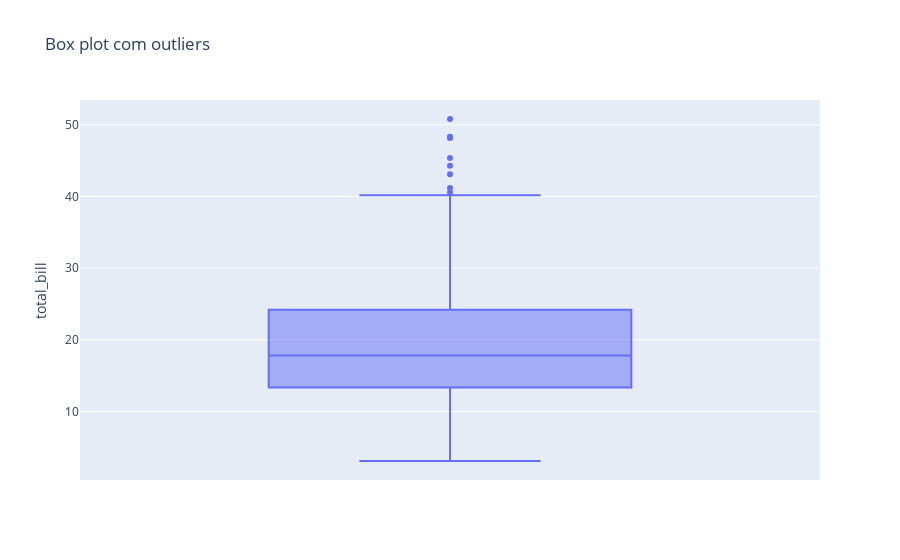
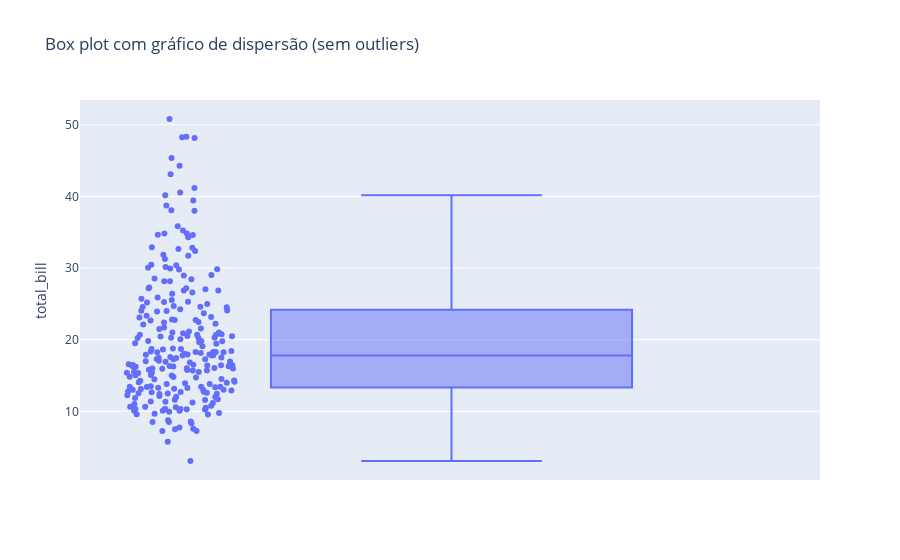

The code cell stored with these charts, in order, in its notebook:
### Markdown cell above
- Representação estatística de variáveis através de seus quartis

    - [IQR](https://en.wikipedia.org/wiki/Interquartile_range)

- Não representa quantidade de observações

- Outliers

- Algumas desvatangens são:

    - Sumarização implica em perda de informação

    - Plotar os pontos de dados pode gerar *overplotting*

    - Podemos lidar com alguns problemas usando o Violin plot

Boxplot no From data to Viz: https://www.data-to-viz.com/caveat/boxplot.html

Documentação do Plotly: https://plotly.com/python/box-plots/

Vamos gerar um boxplot com outliers e outro com gráfico de dispersão sem outliers para o dataset `tips`:

### Code cell
box_1 = px.box(tips,
    y="total_bill", title="Box plot com outliers")
box_1.show()

box_2 = px.box(tips,
    y="total_bill", points="all",
    title="Box plot com gráfico de dispersão (sem outliers)")
box_2.show()

### Figure 1 — Plotly figure (JSON) as saved in the notebook; plotly's stock layout.template omitted (floating-point values rounded to 4 significant figures; data arrays with more than 128 entries replaced by an {"elided": "..."} marker saying what was removed)
{"data": [{"alignmentgroup": "True", "hovertemplate": "total_bill=%{y}<extra></extra>", "legendgroup": "", "marker": {"color": "#636efa"}, "name": "", "notched": false, "offsetgroup": "", "orientation": "v", "showlegend": false, "type": "box", "x0": " ", "xaxis": "x", "y": {"elided": "244 float values"}, "y0": " ", "yaxis": "y"}], "layout": {"boxmode": "group", "legend": {"tracegroupgap": 0}, "title": {"text": "Box plot com outliers"}, "xaxis": {"anchor": "y", "domain": [0, 1]}, "yaxis": {"anchor": "x", "domain": [0, 1], "title": {"text": "total_bill"}}}}

### Figure 2 — Plotly figure (JSON) as saved in the notebook; plotly's stock layout.template omitted (floating-point values rounded to 4 significant figures; data arrays with more than 128 entries replaced by an {"elided": "..."} marker saying what was removed)
{"data": [{"alignmentgroup": "True", "boxpoints": "all", "hovertemplate": "total_bill=%{y}<extra></extra>", "legendgroup": "", "marker": {"color": "#636efa"}, "name": "", "notched": false, "offsetgroup": "", "orientation": "v", "showlegend": false, "type": "box", "x0": " ", "xaxis": "x", "y": {"elided": "244 float values"}, "y0": " ", "yaxis": "y"}], "layout": {"boxmode": "group", "legend": {"tracegroupgap": 0}, "title": {"text": "Box plot com gráfico de dispersão (sem outliers)"}, "xaxis": {"anchor": "y", "domain": [0, 1]}, "yaxis": {"anchor": "x", "domain": [0, 1], "title": {"text": "total_bill"}}}}
